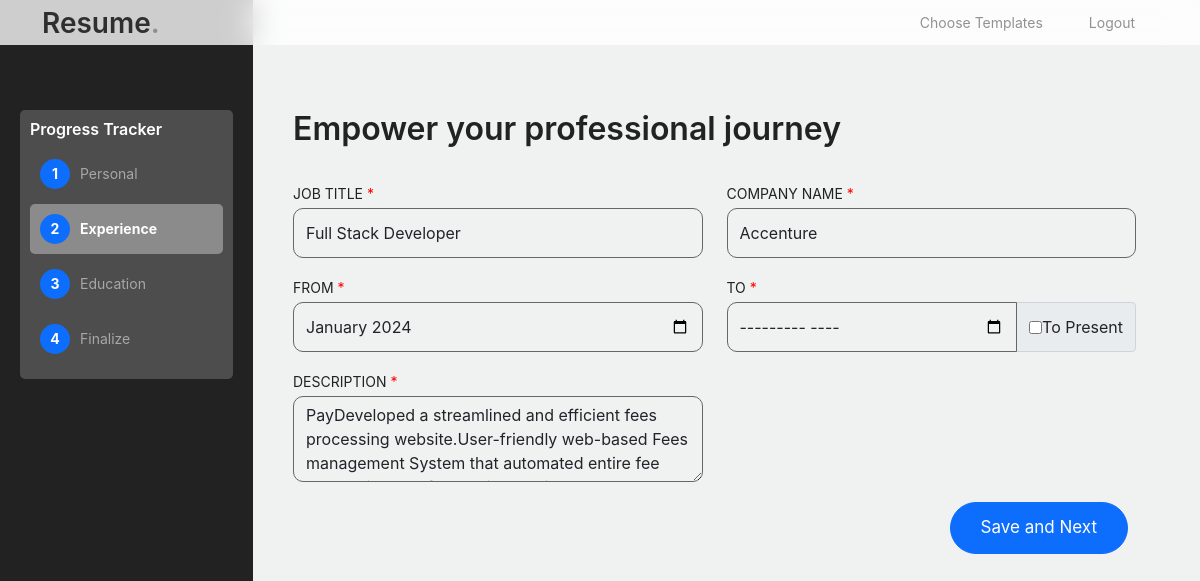
Before: /edit_work_history/32/32 with the older database file.
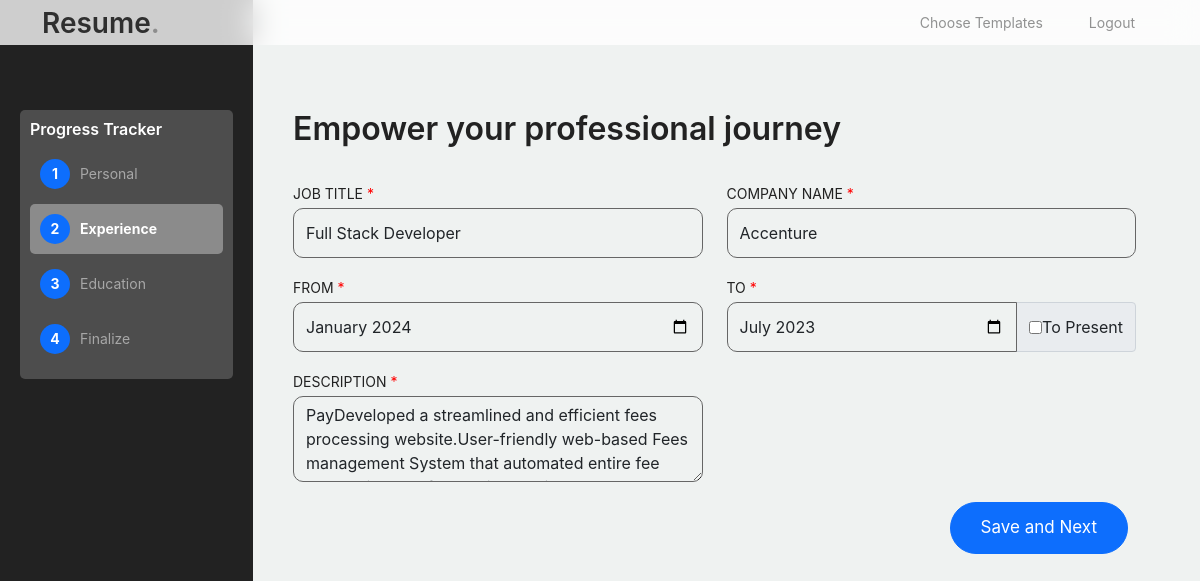
After: the same page with the newer database file.
### resume_builder/models.py (models this page shows)
class Experience(models.Model):
    user_id = models.ForeignKey('NewUser', on_delete=models.CASCADE)
    designation = models.CharField(max_length=800,default='designation')
    company_name = models.CharField(max_length=800,default='company name')
    from_date = models.CharField(max_length=800,default='from date')
    to_date = models.CharField(max_length=800,default='to date')
    description = models.CharField(max_length=1000,default='experience description')

### resume_builder/views.py (the view, shortened to what this page needs)
# urls.py: path('edit_work_history/<int:id>/<int:template_id>',views.edit_work_history,name="edit_work_history"),
def edit_work_history(request,id,template_id):
    print("hhhhhhhhhhhhhh",template_id)
    user_id = request.user.id
    details=Experience.objects.get(id=id)
    context={'details':details}
    return render(request, 'edit_work_history.html',context)

### resume_builder/templates/edit_work_history.html (shortened to what this page needs)
<!doctype html>
<html lang="en">
<head>
		<link href="/static/home_assets/css/bootstrap.min.css" rel="stylesheet">
		<link href="https://cdnjs.cloudflare.com/ajax/libs/font-awesome/6.0.0-beta3/css/all.min.css" rel="stylesheet">
		<link href="/static/home_assets/css/tiny-slider.css" rel="stylesheet">
		<link href="/static/home_assets/css/style.css" rel="stylesheet">
        <link rel="stylesheet" href="/static/home_assets/css/responsive.css">
	</head>
	<body>
		<nav class="custom-navbar navbar navbar-expand-md navbar-dark bg-dark fixed-top" aria-label="Furni navigation bar">
			<div class="container">
				<a class="navbar-brand" >Resume<span>.</span></a>
				<div class="collapse navbar-collapse" id="navbarsFurni">
					<ul class="custom-navbar-nav navbar-nav ms-auto mb-2 mb-md-0">
						<li><a class="nav-link" href="/resumes">Choose Templates</a></li>
						<li class="nav-item">
							<a class="nav-link" href="/user_logout">Logout</a>
						</li>
					</ul>
				</div>
			</div>
		</nav>
<div class="hero1">
		<div class="container1">
			<div class="sidebar" id="sidebar">
				<div class="tracking-system">
					<h3>Progress Tracker</h3>
					<ul class="tracking-steps">
						<li class="step ">
							<div class="step-number">1</div>
							Personal
						</li>
						<li class="step active">
							<div class="step-number">2</div>
							Experience
						</li>
						<li class="step">
							<div class="step-number">3</div>
							Education
						</li>
						<li class="step">
							<div class="step-number">4</div>
							Finalize
						</li>
					</ul>
				</div>
			</div>
			<div class="main-content" id="main-content">
				<div style="margin-top: 70px;">
					<h2 class="mb-4 section-title1" style="color: #222222;"> Empower your professional journey </h2>
				</div>
                <form action="#" class="row g-6" style="background-color: transparent;" method="post">
                    <div class="row g-6">
                        <div class="col-lg-6">
                            <label style="color: #222222;">JOB TITLE <span style="color: red;">*</span></label>
                            <input type="text" value="{{details.designation}}" required name="designation" class="form-control" placeholder="Eg: Software Engineer" style="background-color: transparent; border: 1px solid #666;">
                        </div>
                        <div class="col-lg-6">
                            <label style="color: #222222;">COMPANY NAME <span style="color: red;">*</span></label>
                            <input type="text" value="{{details.company_name}}" required name="company_name" class="form-control" placeholder="Eg: Info-teck solutions" style="background-color: transparent; border: 1px solid #666;">
                        </div>
                    </div>
                    <div class="row g-6">
                        <div class="col-lg-6">
                            <label style="color: #222222;">FROM <span style="color: red;">*</span></label>
                            <input type="month" value="{{details.from_date}}" required class="form-control" name="from_date" style="background-color: transparent; border: 1px solid #666;">
                        </div>
                        <div class="col-lg-6">
                            <label style="color: #222222;">TO <span style="color: red;">*</span></label>
                            <div class="input-group">
                                <input type="month" value="{{details.to_date}}" class="form-control"  name="to_date" id="toDateInput" style="background-color: transparent; border: 1px solid #666;">
                                <div class="input-group-text">
                                    <input type="checkbox" name="to_present" id="toPresentCheckbox" onchange="toggleCheckbox()">
                                    <label for="toPresentCheckbox">To Present</label>
                                </div>
                            </div>
                        </div>
                    </div>
                    <div class="row g-6">
                        <div class="col-lg-6">
                            <label style="color: #222222;">DESCRIPTION <span style="color: red;">*</span></label>
                            <textarea class="form-control"  required name="description" rows="3" style="background-color: transparent; border: 1px solid #666;">{{details.description}}</textarea>
                        </div>
                        <div class="button-container" style="text-align: right; margin-top: 20px;">
							<a href="/edit_experience_choice"><button type="submit" class="btn btn-primary me-2">Save and Next</button></a>
						</div>
                    </div>
                </form>
			</div>
		</div>
		</div>
	</body>
</html>

### static/home_assets/css/style.css (style rules this page uses)
* { font-family: "SF Pro Text", "Myriad Set Pro", "SF Pro Icons", "Apple Legacy Chevron", "Helvetica Neue", "Helvetica", "Arial", sans-serif !important; }
body { overflow-x: hidden; position: relative; }
body { font-family: "Inter", sans-serif; font-weight: 400; line-height: 28px; color: #6a6a6a; font-size: 14px; background-color: #eff2f1; }
a { text-decoration: none; -webkit-transition: .3s all ease; -o-transition: .3s all ease; transition: .3s all ease; color: #2f2f2f; text-decoration: underline; }
.custom-navbar .navbar-brand { font-size: 28px; color: #2f2f2f; font-weight: 600; }
.custom-navbar .navbar-brand>span { opacity: .4; color: #2f2f2f; }
@media (min-width: 992px) { .custom-navbar .custom-navbar-nav li { margin-left: 15px; margin-right: 15px; } }
.custom-navbar .custom-navbar-nav li a { font-weight: 500; color: #ffffff !important; opacity: .5; -webkit-transition: .3s all ease; -o-transition: .3s all ease; transition: .3s all ease; position: relative; }
@media (min-width: 768px) { .custom-navbar .custom-navbar-nav li a:before { content: ""; position: absolute; bottom: 0; left: 8px; right: 8px; background: #f9bf29; height: 5px; opacity: 1; visibility: visible; width: 0; -webkit-transition: .15s all ease-out; -o-transition: .15s all ease-out; transition: .15s all ease-out; } }
.btn { font-weight: 400; font-size: 17px; padding: 12px 30px; border-radius: 30px; color: #ffffff; background: #2f2f2f; border-color: #2f2f2f; }
.btn.btn-primary { background: #3b5d50; border-color: #3b5d50; }
.btn.btn-primary { background-color: #0d6efd; border-color: #0d6efd }
.section-title1 { color: #e1e1e1; }
.form-control { height: 50px; border-radius: 10px; font-family: "Inter", sans-serif; }
textarea { height: auto !important; }

### static/home_assets/css/responsive.css (style rules this page uses)
.custom-navbar { height: 45px; background-color: rgba(255, 255, 255, 0.779) !important; backdrop-filter: blur(15px); position: fixed; top: 0; width: 100%; z-index: 1000; }
.custom-navbar .navbar-nav .nav-link { line-height: 50px; }
.custom-navbar .navbar-brand, .custom-navbar .navbar-toggler { line-height: 0px !important; }

### resume_builder/templates/edit_work_history.html (style rules this page uses)
.container1 { display: flex; height: 100vh; }
.sidebar { min-width: 253px; height: 100%; padding: 20px; background-color: #222222; color: white; box-sizing: border-box; overflow-y: auto; transition: width 0.3s; }
.main-content { flex-grow: 1; padding: 40px; }
.tracking-system { margin-top: 90px; padding: 10px; background-color: #4d4d4d; border-radius: 5px; }
.tracking-system h3 { color: #fff; font-size: 16px; margin-bottom: 10px; }
.tracking-steps { list-style: none; padding: 0; margin: 0; display: flex; flex-direction: column; }
.step { padding: 10px; margin-bottom: 5px; color: #a7a7a7; cursor: pointer; border-radius: 5px; transition: background-color 0.3s, color 0.3s; display: flex; align-items: center; position: relative; }
.step.active { background-color: #8b8b8b; color: #fff; font-weight: bold; }
.step-number { background-color: #0d6efd; color: #fff; border-radius: 50%; padding: 10px; width: 30px; height: 30px; display: flex; justify-content: center; align-items: center; margin-right: 10px; font-weight: bold; font-size: 14px; }
.tracking-steps .step:not(:last-child)::after { content: ''; height: 40px; border-left: 2px solid #555; display: block; position: absolute; top: calc(50% + 15px); left: 15px; z-index: -1; }
.tracking-steps .step:not(:last-child)::after { content: '▼'; font-size: 12px; color: #fff; display: block; position: absolute; bottom: -10px; left: calc(50% - 6px); }

Changed rows visible on the page:
changed Experience "Full Stack Developer": to_date (not shown) → "2023-07"
